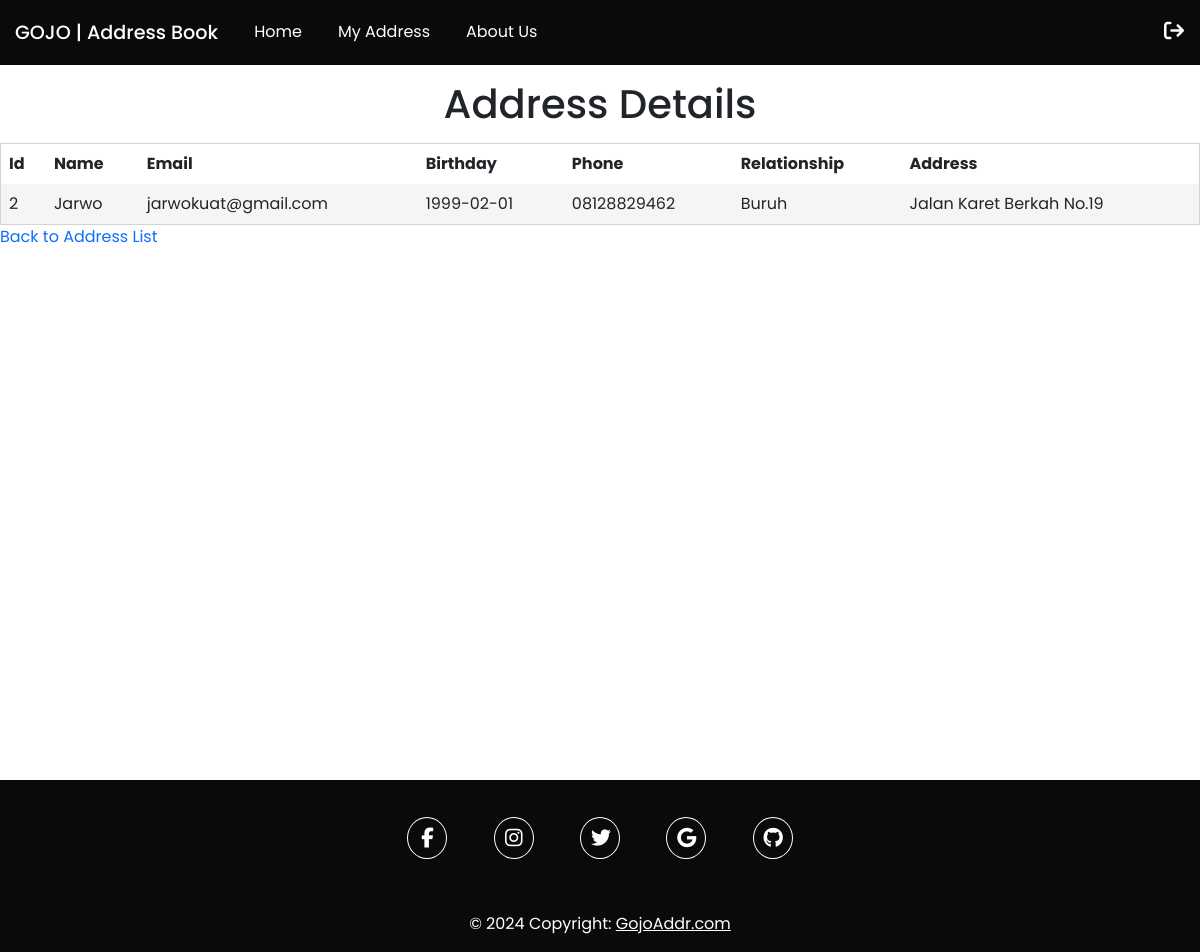
/address_details.php?id=2 (signed in), run on the app's committed database.
### tables this page shows
CREATE TABLE `testing1` (
  `id` int(11) NOT NULL,
  `user_id` int(11) NOT NULL,
  `name` varchar(100) NOT NULL,
  `email` varchar(100) DEFAULT NULL,
  `birthday` date DEFAULT NULL,
  `phone` varchar(20) DEFAULT NULL,
  `relationship` varchar(50) DEFAULT NULL,
  `address` varchar(255) DEFAULT NULL
);

### address_details.php (the view, shortened to what this page needs)
<?php
require_once 'db_connection.php';
$username = $_SESSION['username'];
$id = $_GET['id'];
$query = "SELECT * FROM $username WHERE id=$id";
$result = mysqli_query($mysqli, $query);
$row = mysqli_fetch_assoc($result);
?>
<!DOCTYPE html>
<html lang="en">
<head>
    <link rel="stylesheet" href="style.css">
    <link rel="stylesheet" href="https://cdnjs.cloudflare.com/ajax/libs/font-awesome/6.5.2/css/all.min.css"
 />
    <link href="https://cdn.jsdelivr.net/npm/bootstrap@5.3.3/dist/css/bootstrap.min.css"
    rel="stylesheet">
</head>
<body>
<nav class="nav nav-underline" style="background-color: #0a0a0a;">
  <div class="navbar-brand">GOJO | Address Book</div>
  <li class="nav-item">
    <a class="nav-link" href="index.php">Home</a>
  </li>
  <li class="nav-item">
    <a class="nav-link" href="myaddress.php">My Address</a>
  </li>
  <li class="nav-item">
    <a class="nav-link" href="about.php">About Us</a>
  </li>
  <li class="nav-logout">
    <a class="fa-solid fa-arrow-right-from-bracket fa-lg" href="logout.php"></a>
  </li>
</nav>
<main>
    <div id="address-table">
    <h1>Address Details</h1>
    <table>
            <tr>
                <th>Id</th>
                <th>Name</th>
                <th>Email</th>
                <th>Birthday</th>
                <th>Phone</th>
                <th>Relationship</th>
                <th>Address</th>
            </tr>
            <tr>
                <td> <?php echo $row['id']; ?></td>
                <td> <?php echo $row['name']; ?></td>
                <td> <?php echo $row['email']; ?></td>
                <td> <?php echo $row['birthday']; ?></td>
                <td> <?php echo $row['phone']; ?></td>
                <td> <?php echo $row['relationship']; ?></td>
                <td> <?php echo $row['address']; ?></td>
            </tr>
    </table>
    <a class="back-to" href="myaddress.php">Back to Address List</a>
</div>
</main>
<footer class="text-center">
  <div class="container pt-4">
    <section class="mb-4">
      <a data-mdb-ripple-init class="btn btn-link btn-floating btn-lg text-body m-1" href="#!" role="button"
        data-mdb-ripple-color="dark"><i class="fab fa-facebook-f"></i></a>
      <a data-mdb-ripple-init class="btn btn-link btn-floating btn-lg text-body m-1" href="#!" role="button"
        data-mdb-ripple-color="dark"><i class="fab fa-instagram"></i></a>
      <a data-mdb-ripple-init class="btn btn-link btn-floating btn-lg text-body m-1" href="#!"
        role="button" data-mdb-ripple-color="dark"><i class="fab fa-twitter"></i></a>
      <a data-mdb-ripple-init class="btn btn-link btn-floating btn-lg text-body m-1" href="#!" role="button"
        data-mdb-ripple-color="dark"><i class="fab fa-google"></i></a>
      <a data-mdb-ripple-init class="btn btn-link btn-floating btn-lg text-body m-1" href="https://github.com/NotOnlySky/Project_Backend_Buku_Alamat_AA224.git" role="button"
        data-mdb-ripple-color="dark"><i class="fab fa-github"></i></a>
    </section>
  </div>
  <div class="text-center p-3">
    © 2024 Copyright:
    <a class="text-footer" href="#">GojoAddr.com</a>
  </div>
</footer>
</body>
</html>

### style.css (style rules this page uses)
* { font-family: Poppins, sans-serif; }
html, body { height: 100%; margin: 0; padding: 0; }
h1 { color: #1f1f1f; }
nav { padding: 10px 0; height: 65px; }
nav .navbar-brand { font-weight: 500; font-size: larger; margin-left: 15px; color: #fff; margin-top: 9px; }
.fa-solid.fa-arrow-right-from-bracket.fa-lg { position: absolute; left:97%; padding: 20px 0; color: #fff; text-decoration: none; transition: .2s linear; }
nav li .nav-link { margin: 0 0 0 20px; padding: 10px 15px; color: #fff; text-decoration: none; }
main { min-height: 700px; }
h1, h2 { text-align: center; }
#address-table { width: 100%; margin: 0 auto; }
#address-table h1 { margin: 15px 0 15px 0; }
table { border-collapse: collapse; width: 100%; background-color:whitesmoke ; }
table, th, td { border: 1px solid lightgray; }
th, td { padding: 8px; text-align: left; }
th { background-color: #fff; }
a { text-decoration: none; }
footer { position: relative; bottom: 0; background-color:#0a0a0a; width: 100%; color: #fff; }
footer .text-footer { color:#fff; }
footer i { color: #fff; width: 40px; border: 1px solid white; padding: 10px; border-radius: 50%; transition: .2s linear; }
#address-table .back-to { text-decoration: none; }

### data on the page
testing1: id "2", name "Jarwo", email "jarwokuat@gmail.com", birthday "1999-02-01", phone "08128829462", relationship "Buruh", address "Jalan Karet Berkah No.19"
